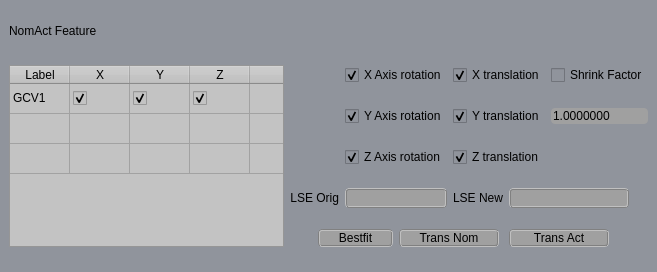
<?xml version="1.0" encoding="UTF-8"?>
<ui version="4.0">
 <class>COperationZoneRightDockWidget</class>
 <widget class="QDockWidget" name="COperationZoneRightDockWidget">
  <property name="geometry">
   <rect>
    <x>0</x>
    <y>0</y>
    <width>657</width>
    <height>272</height>
   </rect>
  </property>
  <property name="minimumSize">
   <size>
    <width>80</width>
    <height>23</height>
   </size>
  </property>
  <property name="windowTitle">
   <string>Construct Operation Zone</string>
  </property>
  <widget class="QWidget" name="OperationZoneRightDockWidgetContents">
   <property name="minimumSize">
    <size>
     <width>1</width>
     <height>1</height>
    </size>
   </property>
   <property name="autoFillBackground">
    <bool>false</bool>
   </property>
   <property name="styleSheet">
    <string notr="true">background-color: rgb(144,148,156);</string>
   </property>
   <layout class="QGridLayout" name="gridLayout">
    <item row="0" column="0">
     <widget class="QLabel" name="m_pNomActFeatureLabel">
      <property name="maximumSize">
       <size>
        <width>200</width>
        <height>20</height>
       </size>
      </property>
      <property name="text">
       <string>NomAct Feature</string>
      </property>
      <property name="alignment">
       <set>Qt::AlignLeading|Qt::AlignLeft|Qt::AlignTop</set>
      </property>
     </widget>
    </item>
    <item row="1" column="0" rowspan="5">
     <widget class="QTableWidget" name="m_pNomActTableWidget">
      <property name="enabled">
       <bool>true</bool>
      </property>
      <property name="maximumSize">
       <size>
        <width>300</width>
        <height>231</height>
       </size>
      </property>
      <property name="styleSheet">
       <string notr="true">background-color: rgb(195, 195, 195);</string>
      </property>
      <property name="frameShape">
       <enum>QFrame::StyledPanel</enum>
      </property>
      <property name="horizontalScrollBarPolicy">
       <enum>Qt::ScrollBarAlwaysOff</enum>
      </property>
      <property name="sizeAdjustPolicy">
       <enum>QAbstractScrollArea::AdjustToContents</enum>
      </property>
      <property name="selectionMode">
       <enum>QAbstractItemView::ContiguousSelection</enum>
      </property>
      <property name="horizontalScrollMode">
       <enum>QAbstractItemView::ScrollPerItem</enum>
      </property>
      <property name="showGrid">
       <bool>true</bool>
      </property>
      <property name="sortingEnabled">
       <bool>false</bool>
      </property>
      <property name="wordWrap">
       <bool>true</bool>
      </property>
      <property name="cornerButtonEnabled">
       <bool>true</bool>
      </property>
      <property name="rowCount">
       <number>3</number>
      </property>
      <attribute name="horizontalHeaderCascadingSectionResizes">
       <bool>true</bool>
      </attribute>
      <attribute name="horizontalHeaderDefaultSectionSize">
       <number>60</number>
      </attribute>
      <attribute name="horizontalHeaderStretchLastSection">
       <bool>true</bool>
      </attribute>
      <attribute name="verticalHeaderVisible">
       <bool>false</bool>
      </attribute>
      <row/>
      <row/>
      <row/>
      <column>
       <property name="text">
        <string>Label</string>
       </property>
      </column>
      <column>
       <property name="text">
        <string>X</string>
       </property>
      </column>
      <column>
       <property name="text">
        <string>Y</string>
       </property>
      </column>
      <column>
       <property name="text">
        <string>Z</string>
       </property>
      </column>
      <column>
       <property name="text">
        <string/>
       </property>
      </column>
      <item row="0" column="0">
       <property name="text">
        <string>GCV1</string>
       </property>
       <property name="icon">
        <iconset resource="optzonerightresources.qrc">
         <normaloff>:/Images/GCV1.png</normaloff>:/Images/GCV1.png</iconset>
       </property>
      </item>
      <item row="0" column="1">
       <property name="text">
        <string/>
       </property>
       <property name="textAlignment">
        <set>AlignLeading|AlignVCenter</set>
       </property>
       <property name="checkState">
        <enum>Checked</enum>
       </property>
      </item>
      <item row="0" column="2">
       <property name="text">
        <string/>
       </property>
       <property name="checkState">
        <enum>Checked</enum>
       </property>
      </item>
      <item row="0" column="3">
       <property name="text">
        <string/>
       </property>
       <property name="checkState">
        <enum>Checked</enum>
       </property>
      </item>
     </widget>
    </item>
    <item row="1" column="1">
     <widget class="QLabel" name="m_pNomActIcon1Label">
      <property name="maximumSize">
       <size>
        <width>30</width>
        <height>30</height>
       </size>
      </property>
      <property name="text">
       <string/>
      </property>
      <property name="pixmap">
       <pixmap resource="optzonerightresources.qrc">:/Images/NomActIcon1.png</pixmap>
      </property>
      <property name="scaledContents">
       <bool>true</bool>
      </property>
     </widget>
    </item>
    <item row="1" column="3" colspan="2">
     <widget class="QCheckBox" name="m_pXAxisRotationCheckBox">
      <property name="maximumSize">
       <size>
        <width>120</width>
        <height>16777215</height>
       </size>
      </property>
      <property name="text">
       <string>X Axis rotation</string>
      </property>
      <property name="checked">
       <bool>true</bool>
      </property>
     </widget>
    </item>
    <item row="1" column="5" colspan="2">
     <widget class="QCheckBox" name="m_pXTranslationCheckBox">
      <property name="maximumSize">
       <size>
        <width>120</width>
        <height>16777215</height>
       </size>
      </property>
      <property name="text">
       <string>X translation</string>
      </property>
      <property name="checked">
       <bool>true</bool>
      </property>
     </widget>
    </item>
    <item row="1" column="7">
     <widget class="QCheckBox" name="m_pShrinkFactorCheckBox">
      <property name="maximumSize">
       <size>
        <width>120</width>
        <height>16777215</height>
       </size>
      </property>
      <property name="text">
       <string>Shrink Factor</string>
      </property>
     </widget>
    </item>
    <item row="2" column="1" rowspan="2">
     <widget class="QLabel" name="m_pNomActIcon2Label">
      <property name="maximumSize">
       <size>
        <width>30</width>
        <height>30</height>
       </size>
      </property>
      <property name="text">
       <string/>
      </property>
      <property name="pixmap">
       <pixmap resource="optzonerightresources.qrc">:/Images/NomActIcon2.png</pixmap>
      </property>
      <property name="scaledContents">
       <bool>true</bool>
      </property>
     </widget>
    </item>
    <item row="2" column="3" colspan="2">
     <widget class="QCheckBox" name="m_pYAxisRotationCheckBox">
      <property name="maximumSize">
       <size>
        <width>120</width>
        <height>16777215</height>
       </size>
      </property>
      <property name="text">
       <string>Y Axis rotation</string>
      </property>
      <property name="checked">
       <bool>true</bool>
      </property>
     </widget>
    </item>
    <item row="2" column="5" colspan="2">
     <widget class="QCheckBox" name="m_pYTranslationCheckBox">
      <property name="maximumSize">
       <size>
        <width>120</width>
        <height>16777215</height>
       </size>
      </property>
      <property name="text">
       <string>Y translation</string>
      </property>
      <property name="checked">
       <bool>true</bool>
      </property>
     </widget>
    </item>
    <item row="2" column="7">
     <widget class="QLineEdit" name="m_pShrinkFactorLineEdit">
      <property name="maximumSize">
       <size>
        <width>120</width>
        <height>16777215</height>
       </size>
      </property>
      <property name="styleSheet">
       <string notr="true">background-color:rgb(160, 160, 160);
selection-color:white;
border:2px ;
border-radius:4px;
padding: 0px 0px;</string>
      </property>
      <property name="text">
       <string>1.0000000</string>
      </property>
      <property name="readOnly">
       <bool>true</bool>
      </property>
      <property name="placeholderText">
       <string/>
      </property>
     </widget>
    </item>
    <item row="3" column="3" colspan="2">
     <widget class="QCheckBox" name="m_pZAxisRotationCheckBox">
      <property name="maximumSize">
       <size>
        <width>120</width>
        <height>16777215</height>
       </size>
      </property>
      <property name="text">
       <string>Z Axis rotation</string>
      </property>
      <property name="checked">
       <bool>true</bool>
      </property>
     </widget>
    </item>
    <item row="3" column="5" colspan="2">
     <widget class="QCheckBox" name="m_pZTranslationCheckBox">
      <property name="maximumSize">
       <size>
        <width>120</width>
        <height>16777215</height>
       </size>
      </property>
      <property name="text">
       <string>Z translation</string>
      </property>
      <property name="checked">
       <bool>true</bool>
      </property>
     </widget>
    </item>
    <item row="4" column="1" colspan="2">
     <widget class="QLabel" name="m_pLSEOrigLabel">
      <property name="text">
       <string>LSE Orig</string>
      </property>
      <property name="alignment">
       <set>Qt::AlignRight|Qt::AlignTrailing|Qt::AlignVCenter</set>
      </property>
     </widget>
    </item>
    <item row="4" column="3" colspan="2">
     <widget class="QLineEdit" name="m_pLSEOrigLineEdit">
      <property name="maximumSize">
       <size>
        <width>120</width>
        <height>16777215</height>
       </size>
      </property>
      <property name="styleSheet">
       <string notr="true">    background-color:rgb(160,160,160);
    selection-color: white;
    border: 2px ridge gray;
    border-radius: 4px;
    padding: 0px 0px;</string>
      </property>
      <property name="readOnly">
       <bool>true</bool>
      </property>
     </widget>
    </item>
    <item row="4" column="5">
     <widget class="QLabel" name="m_pLSENewLabel">
      <property name="text">
       <string>LSE New</string>
      </property>
      <property name="alignment">
       <set>Qt::AlignRight|Qt::AlignTrailing|Qt::AlignVCenter</set>
      </property>
     </widget>
    </item>
    <item row="4" column="6" colspan="2">
     <widget class="QLineEdit" name="m_pLSENewLineEdit">
      <property name="maximumSize">
       <size>
        <width>120</width>
        <height>16777215</height>
       </size>
      </property>
      <property name="styleSheet">
       <string notr="true">    background-color:rgb(160,160,160);
    selection-color: white;
    border: 2px ridge gray;
    border-radius: 4px;
    padding: 0px 0px;</string>
      </property>
      <property name="readOnly">
       <bool>true</bool>
      </property>
     </widget>
    </item>
    <item row="5" column="2" colspan="2">
     <widget class="QPushButton" name="m_pBestfitPushButton">
      <property name="maximumSize">
       <size>
        <width>100</width>
        <height>16777215</height>
       </size>
      </property>
      <property name="styleSheet">
       <string notr="true">    background-color:rgb(160,160,160);
    selection-color: white;
    border: 2px groove gray;
    border-radius: 4px;
    padding: 0px 0px;</string>
      </property>
      <property name="text">
       <string>Bestfit</string>
      </property>
      <attribute name="buttonGroup">
       <string notr="true">NomActButtonGroup</string>
      </attribute>
     </widget>
    </item>
    <item row="5" column="4" colspan="2">
     <widget class="QPushButton" name="m_pTransNormPushButton">
      <property name="maximumSize">
       <size>
        <width>100</width>
        <height>16777215</height>
       </size>
      </property>
      <property name="styleSheet">
       <string notr="true">    background-color:rgb(160,160,160);
    selection-color: white;
    border: 2px groove gray;
    border-radius: 4px;
    padding: 0px 0px;</string>
      </property>
      <property name="text">
       <string>Trans Nom</string>
      </property>
      <attribute name="buttonGroup">
       <string notr="true">NomActButtonGroup</string>
      </attribute>
     </widget>
    </item>
    <item row="5" column="6" colspan="2">
     <widget class="QPushButton" name="m_pTransActPushButton">
      <property name="maximumSize">
       <size>
        <width>100</width>
        <height>16777215</height>
       </size>
      </property>
      <property name="styleSheet">
       <string notr="true">    background-color:rgb(160,160,160);
    selection-color: white;
    border: 2px groove gray;
    border-radius: 4px;
    padding: 0px 0px;</string>
      </property>
      <property name="text">
       <string>Trans Act</string>
      </property>
      <attribute name="buttonGroup">
       <string notr="true">NomActButtonGroup</string>
      </attribute>
     </widget>
    </item>
   </layout>
  </widget>
 </widget>
 <resources>
  <include location="optzonerightresources.qrc"/>
  <include location="optzonerightresources.qrc"/>
 </resources>
 <connections/>
 <buttongroups>
  <buttongroup name="NomActButtonGroup">
   <property name="exclusive">
    <bool>false</bool>
   </property>
  </buttongroup>
 </buttongroups>
</ui>
